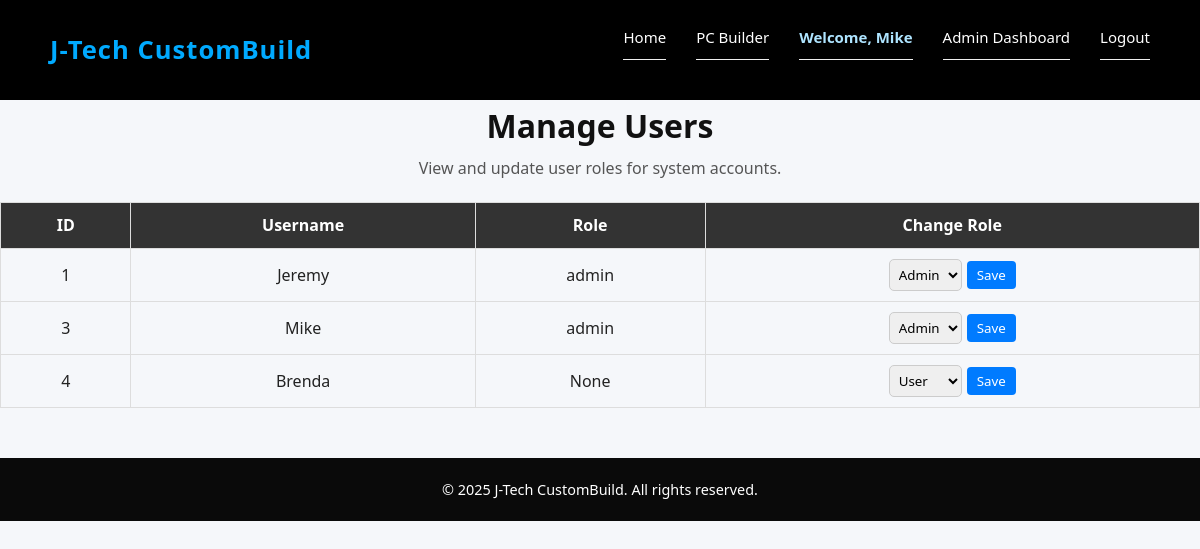
The app's page /admin/manage-users (signed in) with its own data.
### tables this page shows
CREATE TABLE users (id INTEGER PRIMARY KEY AUTOINCREMENT, username TEXT UNIQUE NOT NULL, email TEXT NOT NULL, password TEXT NOT NULL, role TEXT);

### app.py (the view)
@app.route('/admin/manage-users')
def manage_users():
    if 'user' not in session or session.get('role') != 'admin':
        flash('Access denied.', 'danger')
        return redirect(url_for('login'))
    with sqlite3.connect(DB_NAME) as conn:
        conn.row_factory = sqlite3.Row
        cur = conn.cursor()
        cur.execute("SELECT id, username, role FROM users ORDER BY id ASC")
        users = cur.fetchall()
    return render_template('admin_manage_users.html', users=users)

### templates/admin_manage_users.html (shortened to what this page needs)
{% extends "base.html" %}
{% block content %}
<section class="admin-users">
    <div class="header-center">
        <h1>Manage Users</h1>
        <p>View and update user roles for system accounts.</p>
    </div>
    {% if users %}
    <table class="users-table">
        <thead>
            <tr>
                <th>ID</th>
                <th>Username</th>
                <th>Role</th>
                <th>Change Role</th>
            </tr>
        </thead>
        <tbody>
            {% for user in users %}
            <tr>
                <td>{{ user['id'] }}</td>
                <td>{{ user['username'] }}</td>
                <td>{{ user['role'] }}</td>
                <td>
                    <form action="{{ url_for('update_role', user_id=user['id']) }}" method="POST" class="update-form">
                        <select name="role" required>
                            <option value="user" {% if user['role'] == 'user' %}selected{% endif %}>User</option>
                            <option value="admin" {% if user['role'] == 'admin' %}selected{% endif %}>Admin</option>
                        </select>
                        <button type="submit">Save</button>
                    </form>
                </td>
            </tr>
            {% endfor %}
        </tbody>
    </table>
    {% else %}
    <p>No users found.</p>
    {% endif %}
</section>
{% endblock %}

### templates/base.html (shortened to what this page needs)
<!DOCTYPE html>
<html lang="en">
<head>
    <link rel="stylesheet" href="{{ url_for('static', filename='styles.css') }}">
</head>
<body>
    <header>
        <div class="navbar">
            <div class="logo">J-Tech CustomBuild</div>
            <nav>
                <ul>
                    <li><a href="{{ url_for('home') }}">Home</a></li>
                    <li><a href="{{ url_for('choose_purpose') }}">PC Builder</a></li>
                    {% if 'user' in session %}
                        <li class="welcome">Welcome, {{ session['user'] }}</li>
                        {% if session.get('role') == 'admin' %}
                            <li><a href="{{ url_for('admin_dashboard') }}">Admin Dashboard</a></li>
                        {% else %}
                            <li><a href="{{ url_for('my_builds') }}">My Builds</a></li>
                        {% endif %}
                        <li><a href="{{ url_for('logout') }}">Logout</a></li>
                    {% else %}
                        <li><a href="{{ url_for('login') }}">Login</a></li>
                        <li><a href="{{ url_for('register') }}">Register</a></li>
                    {% endif %}
                </ul>
            </nav>
        </div>
    </header>
    <main>
        {% block content %}{% endblock %}
    </main>
    <footer>
        <p>© 2025 J-Tech CustomBuild. All rights reserved.</p>
    </footer>
</body>
</html>

### static/styles.css (style rules this page uses)
* { margin: 0; padding: 0; box-sizing: border-box; font-family: 'Poppins', 'Segoe UI', sans-serif; }
body { background-color: #f5f7fa; color: #222; line-height: 1.6; }
header { background: #000; color: white; padding: 15px 50px; width: 100%; position: sticky; top: 0; z-index: 100; }
.navbar { display: flex; justify-content: space-between; align-items: center; flex-wrap: wrap; }
.logo { font-size: 1.6rem; font-weight: 700; color: #00aaff; letter-spacing: 1px; }
nav ul { list-style: none; display: flex; gap: 30px; }
nav ul li a { color: white; text-decoration: none; font-weight: 500; transition: 0.3s; }
.welcome { color: #aee4ff; font-weight: 600; }
footer { text-align: center; padding: 20px; background: #0a0a0a; color: white; font-size: 0.9rem; margin-top: 50px; }
.update-form { display: flex; justify-content: center; align-items: center; gap: 5px; }
.update-form button { background-color: #007bff; color: white; border: none; padding: 5px 8px; border-radius: 4px; cursor: pointer; }
.update-form select { padding: 5px; border-radius: 4px; border: 1px solid #ccc; }
.users-table { width: 100%; border-collapse: collapse; margin-top: 20px; }
.users-table th, .users-table td { border: 1px solid #ddd; padding: 10px; text-align: center; }
.users-table th { background-color: #333; color: #fff; }
.update-form select { padding: 5px; border-radius: 5px; border: 1px solid #ccc; }
.update-form button { padding: 5px 10px; background: #007bff; border: none; color: #fff; border-radius: 4px; cursor: pointer; }
.header-center { text-align: center; margin-bottom: 20px; }
.header-center h1 { font-size: 2rem; margin-bottom: 5px; color: #111; }
.header-center p { font-size: 1rem; color: #555; }
ul { list-style: none; padding: 0; margin-bottom: 25px; }
ul li { padding: 10px 0; border-bottom: 1px solid #eee; font-size: 15px; display: flex; justify-content: space-between; }

### records on screen
users: user "Mike", id "3", username "Mike", role "admin", role "Admin"
users: id "1", username "Jeremy", role "admin", role "Admin"
users: id "4", username "Brenda", role "None"
